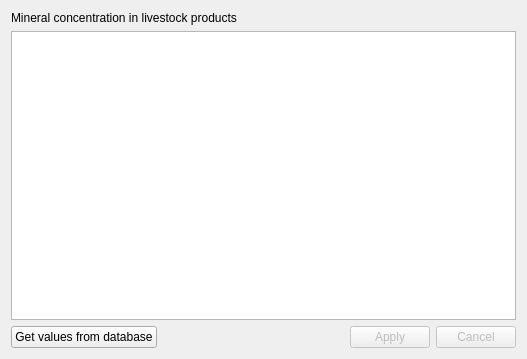
<?xml version="1.0" encoding="UTF-8"?>
<ui version="4.0">
 <class>NPKCConsLive</class>
 <widget class="QWidget" name="NPKCConsLive">
  <property name="geometry">
   <rect>
    <x>0</x>
    <y>0</y>
    <width>527</width>
    <height>359</height>
   </rect>
  </property>
  <property name="windowTitle">
   <string>Form</string>
  </property>
  <layout class="QVBoxLayout" name="verticalLayout">
   <item>
    <widget class="QLabel" name="label">
     <property name="text">
      <string>Mineral concentration in livestock products</string>
     </property>
    </widget>
   </item>
   <item>
    <widget class="QTableView" name="AdvListView1"/>
   </item>
   <item>
    <layout class="QHBoxLayout" name="horizontalLayout">
     <item>
      <widget class="QPushButton" name="cmdgetvalues">
       <property name="text">
        <string>Get values from database</string>
       </property>
       <property name="icon">
        <iconset resource="../images.qrc">
         <normaloff>:/images/nutriqua.png</normaloff>:/images/nutriqua.png</iconset>
       </property>
      </widget>
     </item>
     <item>
      <spacer name="horizontalSpacer">
       <property name="orientation">
        <enum>Qt::Horizontal</enum>
       </property>
       <property name="sizeHint" stdset="0">
        <size>
         <width>40</width>
         <height>20</height>
        </size>
       </property>
      </spacer>
     </item>
     <item>
      <widget class="QPushButton" name="cmdapply">
       <property name="enabled">
        <bool>false</bool>
       </property>
       <property name="text">
        <string>Apply</string>
       </property>
       <property name="icon">
        <iconset resource="../images.qrc">
         <normaloff>:/images/apply.png</normaloff>:/images/apply.png</iconset>
       </property>
      </widget>
     </item>
     <item>
      <widget class="QPushButton" name="cmdcancel">
       <property name="enabled">
        <bool>false</bool>
       </property>
       <property name="text">
        <string>Cancel</string>
       </property>
       <property name="icon">
        <iconset resource="../images.qrc">
         <normaloff>:/images/cancel.png</normaloff>:/images/cancel.png</iconset>
       </property>
      </widget>
     </item>
    </layout>
   </item>
  </layout>
 </widget>
 <resources>
  <include location="../images.qrc"/>
 </resources>
 <connections/>
</ui>
